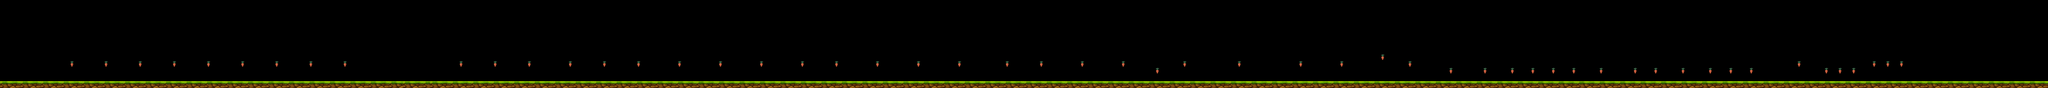

Tiled map render using the project's own tile images. Description and the map definition, with tile-layer contents summarised, below:
An orthogonal 300x13 tile map with 16x16 px tiles, 2 tile layers (BackGround, Graphics) and 58 objects.

<map version="1.0" orientation="orthogonal" renderorder="right-down" width="300" height="13" tilewidth="16" tileheight="16" nextobjectid="61">
 <tileset firstgid="1" name="level1" tilewidth="16" tileheight="16" tilecount="1872" columns="156">
  <image source="level1.png" width="2500" height="206" />
 </tileset>
 <layer name="BackGround" width="300" height="13">
  <data>[3900 cells, 0 non-empty, 0 distinct tile ids]</data>
 </layer>
 <layer name="Graphics" width="300" height="13">
  <data>[3900 cells, 443 non-empty, 40 distinct tile ids]</data>
 </layer>
 <objectgroup name="Carrot">
  <object id="1" x="160" y="143.482" width="14" height="16.518" />
  <object id="2" x="242.093" y="141.09" width="14" height="16.518" />
  <object id="3" x="322.102" y="142.69" width="14" height="16.518" />
  <object id="4" x="402.644" y="140.557" width="14" height="16.518" />
  <object id="5" x="482.119" y="142.69" width="14" height="16.518" />
  <object id="6" x="562.661" y="142.157" width="14" height="16.518" />
  <object id="7" x="641.603" y="142.157" width="14" height="16.518" />
  <object id="8" x="722.678" y="142.69" width="14" height="16.518" />
  <object id="9" x="802.153" y="142.69" width="14" height="16.518" />
  <object id="10" x="1074.72" y="142.157" width="14" height="16.518" />
  <object id="11" x="1153.66" y="139.49" width="14" height="16.518" />
  <object id="12" x="1233.13" y="141.624" width="14" height="16.518" />
  <object id="13" x="1330.21" y="142.157" width="14" height="16.518" />
  <object id="14" x="1410.75" y="142.69" width="14" height="16.518" />
  <object id="15" x="1488.09" y="143.224" width="14" height="16.518" />
  <object id="16" x="1585.7" y="142.157" width="14" height="16.518" />
  <object id="17" x="1681.71" y="143.224" width="14" height="16.518" />
  <object id="18" x="1778.26" y="143.224" width="14" height="16.518" />
  <object id="19" x="1872.67" y="142.157" width="14" height="16.518" />
  <object id="20" x="1953.74" y="143.224" width="14" height="16.518" />
  <object id="21" x="2049.22" y="143.224" width="14" height="16.518" />
  <object id="22" x="2145.76" y="142.157" width="14" height="16.518" />
  <object id="23" x="2241.77" y="142.157" width="14" height="16.518" />
  <object id="24" x="2353.25" y="142.69" width="14" height="16.518" />
  <object id="25" x="2433.79" y="143.757" width="14" height="16.518" />
  <object id="26" x="2529.8" y="143.224" width="14" height="16.518" />
  <object id="27" x="2625.28" y="144.291" width="14" height="16.518" />
  <object id="28" x="2704.22" y="159.759" width="14" height="16.518" />
  <object id="29" x="2769.83" y="142.157" width="14" height="16.518" />
  <object id="30" x="2897.84" y="141.624" width="14" height="16.518" />
  <object id="31" x="3040.79" y="142.69" width="14" height="16.518" />
  <object id="32" x="3138.94" y="142.69" width="14" height="16.518" />
  <object id="33" x="3234.41" y="127.222" width="14" height="16.518" />
  <object id="34" x="3298.42" y="143.224" width="14" height="16.518" />
  <object id="35" x="3394.96" y="158.159" width="14" height="16.518" />
  <object id="36" x="3474.44" y="160.292" width="14" height="16.518" />
  <object id="37" x="3537.91" y="158.159" width="14" height="16.518" />
  <object id="38" x="3586.45" y="158.159" width="14" height="16.518" />
  <object id="39" x="3634.46" y="159.226" width="14" height="16.518" />
  <object id="40" x="3681.39" y="159.759" width="14" height="16.518" />
  <object id="41" x="3746.47" y="160.292" width="14" height="16.518" />
  <object id="42" x="3824.88" y="158.692" width="14" height="16.518" />
  <object id="43" x="3875.01" y="159.226" width="14" height="16.518" />
  <object id="44" x="3936.89" y="157.625" width="14" height="16.518" />
  <object id="45" x="4001.43" y="158.692" width="14" height="16.518" />
  <object id="46" x="4049.97" y="158.692" width="14" height="16.518" />
  <object id="47" x="4097.04" y="158.826" width="14" height="16.518" />
  <object id="48" x="4208.38" y="142.157" width="14" height="16.518" />
  <object id="49" x="4274.52" y="157.625" width="14" height="16.518" />
  <object id="50" x="4305.46" y="157.625" width="14" height="16.518" />
  <object id="51" x="4338" y="156.559" width="14" height="16.518" />
  <object id="52" x="4387.07" y="141.624" width="14" height="16.518" />
  <object id="53" x="4417.47" y="142.69" width="14" height="16.518" />
  <object id="54" x="4450.01" y="142.69" width="14" height="16.518" />
 </objectgroup>
 <objectgroup name="Ground">
  <object id="55" x="1.52184" y="190.991" width="991.478" height="17.5011" />
  <object id="57" x="992.619" y="192" width="3810.3" height="16.1111" />
 </objectgroup>
 <objectgroup name="Spike" />
 <objectgroup name="Platform" />
 <objectgroup name="Door">
  <object id="58" x="4488.66" y="-1.52184" width="60.1126" height="190.991" />
 </objectgroup>
 <objectgroup name="Rock" />
 <objectgroup name="Hunter">
  <object id="59" x="1824.47" y="142.707" width="26.2945" height="47.8695" />
 </objectgroup>
</map>